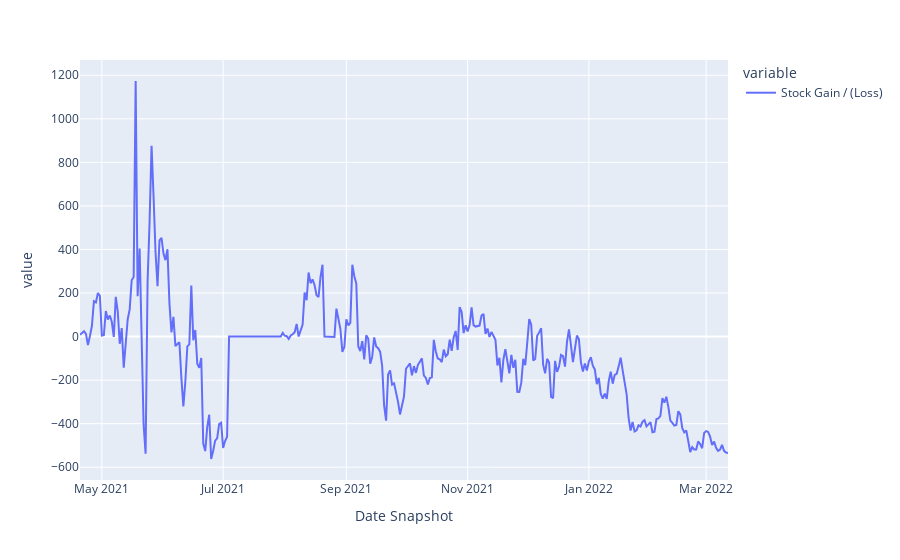
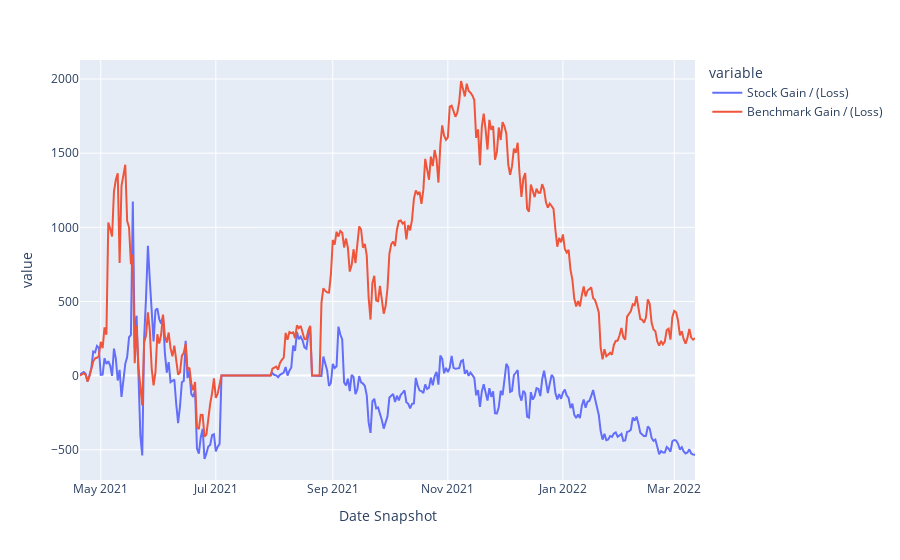

The code cell stored with these charts, in order, in its notebook:
### Code cell
t.line(combined_df, ["Stock Gain / (Loss)"])
t.line(combined_df, ["Stock Gain / (Loss)","Benchmark Gain / (Loss)"])
# t.line_facets(combined_df, 'symbol Return', 'Benchmark Return')

### Figure 1 — Plotly figure (JSON) as saved in the notebook; plotly's stock layout.template omitted (floating-point values rounded to 4 significant figures; data arrays with more than 128 entries replaced by an {"elided": "..."} marker saying what was removed)
{"data": [{"hovertemplate": "variable=Stock Gain / (Loss)<br>Date Snapshot=%{x}<br>value=%{y}<extra></extra>", "legendgroup": "Stock Gain / (Loss)", "line": {"color": "#636efa", "dash": "solid"}, "marker": {"symbol": "circle"}, "mode": "lines", "name": "Stock Gain / (Loss)", "orientation": "v", "showlegend": true, "type": "scatter", "x": {"elided": "326 str values"}, "xaxis": "x", "y": {"elided": "326 float values"}, "yaxis": "y"}], "layout": {"legend": {"title": {"text": "variable"}, "tracegroupgap": 0}, "margin": {"t": 60}, "xaxis": {"anchor": "y", "domain": [0, 1], "title": {"text": "Date Snapshot"}}, "yaxis": {"anchor": "x", "domain": [0, 1], "title": {"text": "value"}}}}

### Figure 2 — Plotly figure (JSON) as saved in the notebook; plotly's stock layout.template omitted (floating-point values rounded to 4 significant figures; data arrays with more than 128 entries replaced by an {"elided": "..."} marker saying what was removed)
{"data": [{"hovertemplate": "variable=Stock Gain / (Loss)<br>Date Snapshot=%{x}<br>value=%{y}<extra></extra>", "legendgroup": "Stock Gain / (Loss)", "line": {"color": "#636efa", "dash": "solid"}, "marker": {"symbol": "circle"}, "mode": "lines", "name": "Stock Gain / (Loss)", "orientation": "v", "showlegend": true, "type": "scatter", "x": {"elided": "326 str values"}, "xaxis": "x", "y": {"elided": "326 float values"}, "yaxis": "y"}, {"hovertemplate": "variable=Benchmark Gain / (Loss)<br>Date Snapshot=%{x}<br>value=%{y}<extra></extra>", "legendgroup": "Benchmark Gain / (Loss)", "line": {"color": "#EF553B", "dash": "solid"}, "marker": {"symbol": "circle"}, "mode": "lines", "name": "Benchmark Gain / (Loss)", "orientation": "v", "showlegend": true, "type": "scatter", "x": {"elided": "326 str values"}, "xaxis": "x", "y": {"elided": "326 float values"}, "yaxis": "y"}], "layout": {"legend": {"title": {"text": "variable"}, "tracegroupgap": 0}, "margin": {"t": 60}, "xaxis": {"anchor": "y", "domain": [0, 1], "title": {"text": "Date Snapshot"}}, "yaxis": {"anchor": "x", "domain": [0, 1], "title": {"text": "value"}}}}
